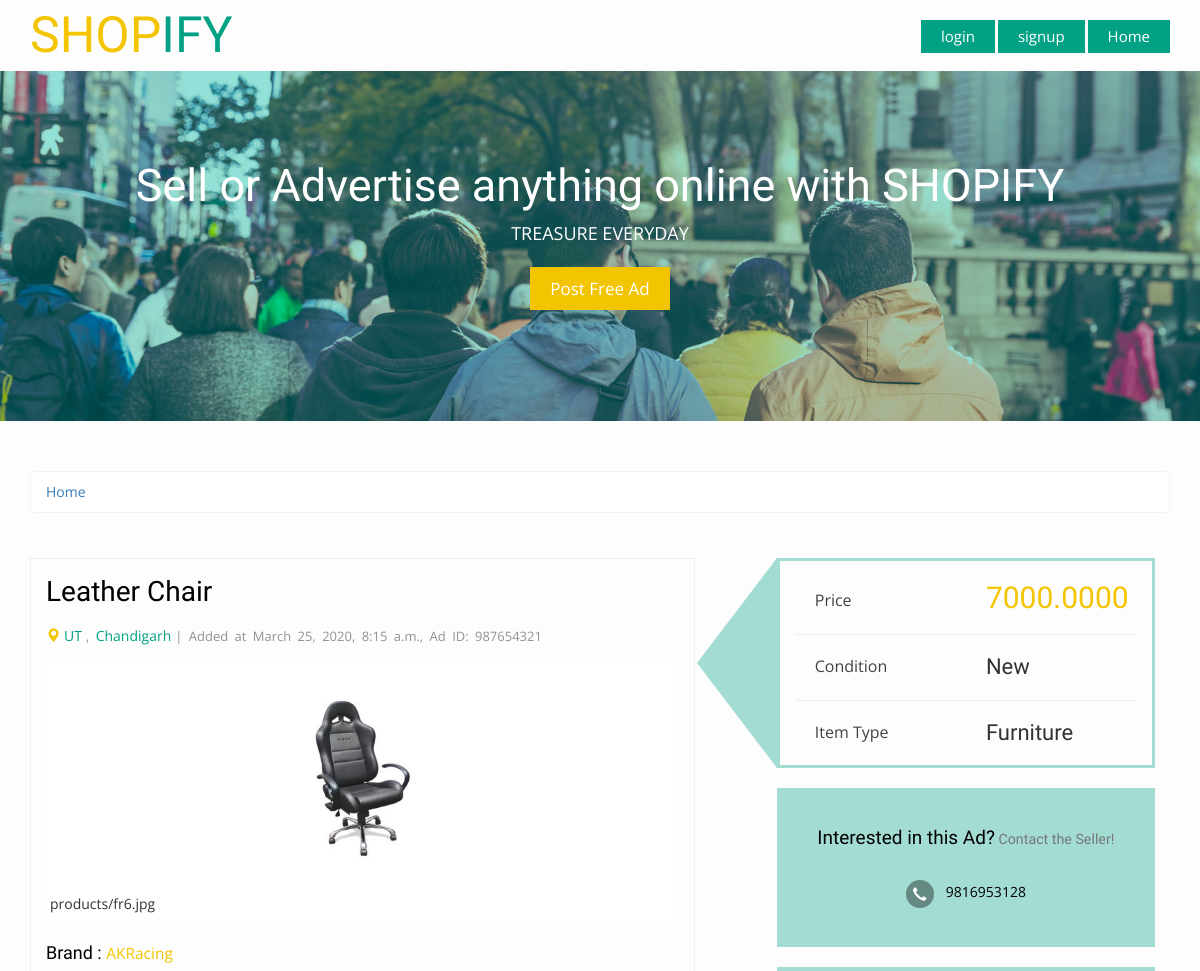
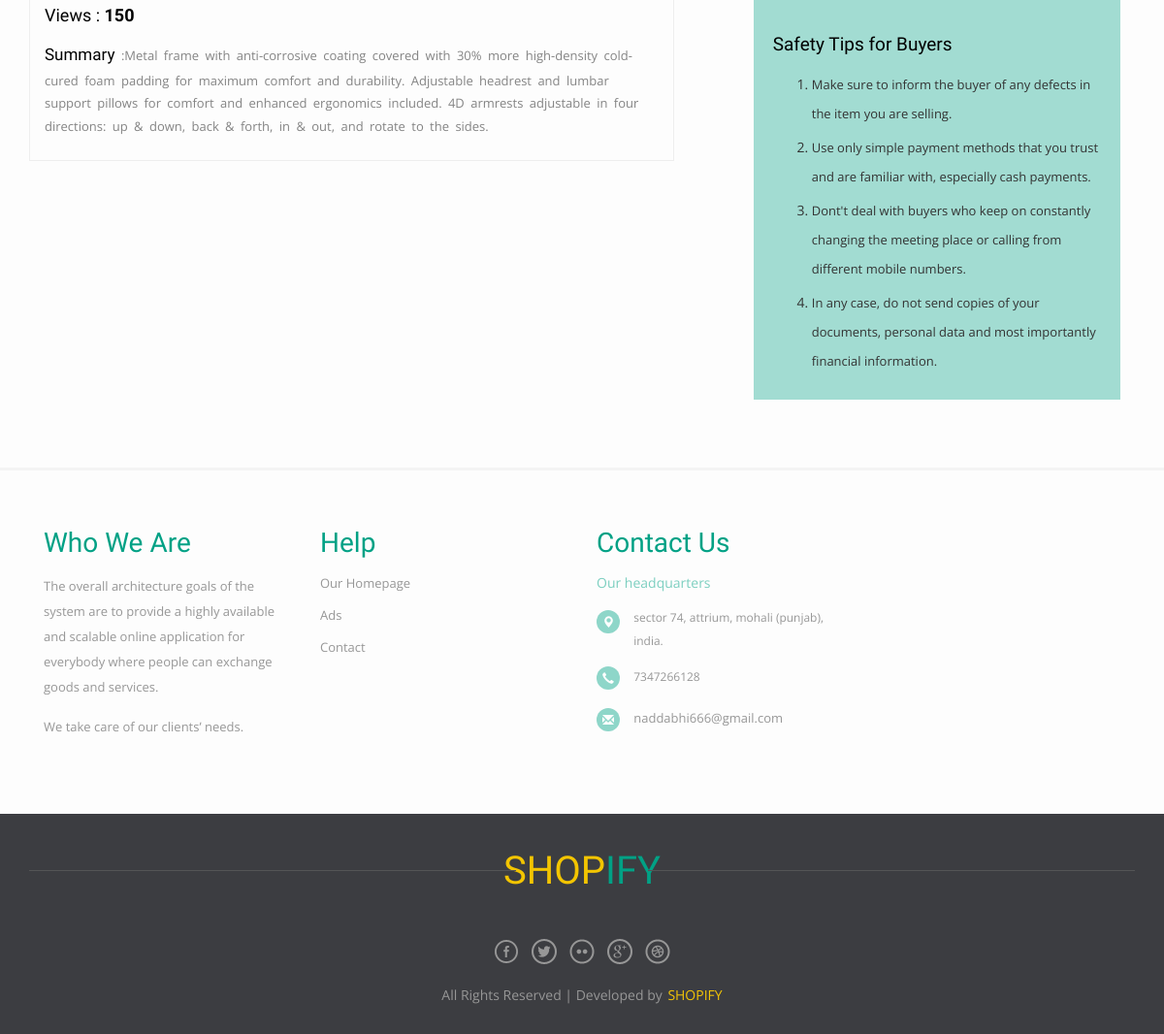
The app's page /products/leather-chair with its own data (2 pictures, top to bottom).
### product/models.py (models this page shows, shortened)
class Product(models.Model):
    CONDITION_TYPE = (
        ("New","New"),
        ("Used","Used")
    )
    name = models.CharField(max_length=100)
    owner = models.ForeignKey(AUTH_USER_MODEL,on_delete=models.CASCADE)
    city=models.CharField(max_length=100)
    mobile=models.IntegerField()
    state=models.CharField(max_length=100)
    description = models.TextField(max_length=500)
    condition = models.CharField(max_length=100,choices=CONDITION_TYPE)
    price = models.DecimalField(max_digits=17,decimal_places=4)
    created = models.DateTimeField(default = timezone.now)
    category = models.ForeignKey('Category',on_delete=models.SET_NULL,null = True)
    brand = models.ForeignKey('brand',on_delete = models.SET_NULL, null = True)
    slug = models.SlugField(blank=True, null = True)
    image = models.ImageField(upload_to='main_image',blank = True, null = True)
    def __str__(self):
        return self.name

class ProductImage(models.Model):
    product = models.ForeignKey(Product,on_delete= models.CASCADE)
    image = models.ImageField(upload_to='products/', blank = True, null = True)

class Brand(models.Model):
    brand_name = models.CharField(max_length = 50)
    def __str__(self):
        return self.brand_name

class Category(models.Model):
    clategory_name = models.CharField(max_length = 50)
    image = models.ImageField(upload_to='category/',blank = True, null = True)
    slug = models.SlugField(blank=True, null = True)
    class Meta:
        verbose_name = 'category'
        verbose_name_plural = 'categories'
    def __str__(self):
        return self.clategory_name

### product/views.py (the view)
# urls.py: path('<slug:product_slug>',views.productDetail, name = 'product_detail'),
def productDetail(request,product_slug):
    data = Product.objects.get(slug=product_slug)
    print(data)
    template = 'product/product_detail.html'
    product_images = ProductImage.objects.filter(product = data)
    context = {
        'product_detail':data,
        'product_images':product_images
    }
    return render(request,template,context)

### templates/product/product_detail.html (shortened to what this page needs)
{% extends 'base.html' %} {% load static %} {% block body %}
<div class="single-page main-grid-border">
    <div class="container">
        <ol class="breadcrumb" style="margin-bottom: 5px;">
            <li><a href="{% url 'product:product_list' %}">Home</a></li>
        </ol>
        <div class="product-desc">
            <div class="col-md-7 product-view">
                <h2>{{product_detail.name}}</h2>
                <p> <i class="glyphicon glyphicon-map-marker"></i><a href="#">{{product_detail.state}}</a>, <a href="#">{{product_detail.city}}</a>| Added at {{product_detail.created}}, Ad ID: 987654321</p>
                <div class="flexslider">
                    <ul class="slides">
                        {% for product_image in product_images %}
                        <li data-thumb="{{product_image.image.url}}">
                            <img src="{{product_image.image.url}}" />{{product_image.image}}
                        </li>
                        {% endfor %}
                    </ul>
                </div>
                <link rel="stylesheet" href="{% static 'css/flexslider.css' %}" type="text/css" media="screen" />
                <div class="product-details">
                    <h4>Brand : <a href="#">{{product_detail.brand}}</a></h4>
                    <h4>Views : <strong>150</strong></h4>
                    <p><strong>Summary</strong> :{{product_detail.description}}</p>
                </div>
            </div>
            <div class="col-md-5 product-details-grid">
                <div class="item-price">
                    <div class="product-price">
                        <p class="p-price">Price</p>
                        <h3 class="rate">{{product_detail.price}}</h3>
                        <div class="clearfix"></div>
                    </div>
                    <div class="condition">
                        <p class="p-price">Condition</p>
                        <h4>{{product_detail.condition}}</h4>
                        <div class="clearfix"></div>
                    </div>
                    <div class="itemtype">
                        <p class="p-price">Item Type</p>
                        <h4>{{product_detail.category}}</h4>
                        <div class="clearfix"></div>
                    </div>
                </div>
                <div class="interested text-center">
                    <h4>Interested in this Ad?<small> Contact the Seller!</small></h4>
                    <p><i class="glyphicon glyphicon-earphone"></i>{{product_detail.mobile}}</p>
                </div>
                <div class="tips">
                    <h4>Safety Tips for Buyers</h4>
                    <ol>
                        <li><a href="#">Make sure to inform the buyer of any defects in the item you are selling.</a></li>
                        <li><a href="#">Use only simple payment methods that you trust and are familiar with, especially cash payments.</a></li>
                        <li><a href="#">Dont't deal with buyers who keep on constantly changing the meeting place or calling from different mobile numbers.</a></li>
                        <li><a href="#">In any case, do not send copies of your documents, personal data and most importantly financial information.</a></li>
                    </ol>
                </div>
            </div>
            <div class="clearfix"></div>
        </div>
    </div>
</div>
{% endblock body %}

### static/css/flexslider.css (style rules this page uses)
.slides, .slides > li, .flex-control-nav, .flex-direction-nav { margin: 0; padding: 0; list-style: none; }
.flexslider { margin: 0; padding: 0; }
.flexslider .slides > li { display: none; -webkit-backface-visibility: hidden; }
.flexslider .slides img { width: 100%; display: block; }
.flexslider .slides:after { content: "\0020"; display: block; clear: both; visibility: hidden; line-height: 0; height: 0; }
.flexslider { margin: 0 0 20px; background: #ffffff; border: 4px solid #ffffff; position: relative; zoom: 1; -webkit-border-radius: 4px; -moz-border-radius: 4px; border-radius: 4px; -webkit-box-shadow: '' 0 1px 4px rgba(0, 0, 0, 0.2); -moz-box-shadow: '' 0 1px 4px rgba(0, 0, 0, 0.2); -o-box-shadow: '' 0 1px 4px rgba(0, 0, 0, 0.2); box-shadow: '' 0 1px 4px rgba(0, 0, 0, 0.2); }
.flexslider .slides { zoom: 1; }
.flexslider .slides img { height: auto; width: 33%; margin: 5% auto; }

### records on screen
Product: name "Leather Chair", state "UT", city "Chandigarh", created "March 25, 2020, 8:15 a.m.", brand "AKRacing", description "Metal frame with anti-corrosive coating covered with 30% more high-density cold-cured foam padding for maximum comfort and durability. Adjustable headrest and lumbar support pillows for comfort and enhanced ergonomics included. 4D armrests adjustable in four directions: up & down, back & forth, in & out, and rotate to the sides.", price "7000.0000", condition "New", category "Furniture", mobile "9816953128"
ProductImage: image (picture), image "products/fr6.jpg"
